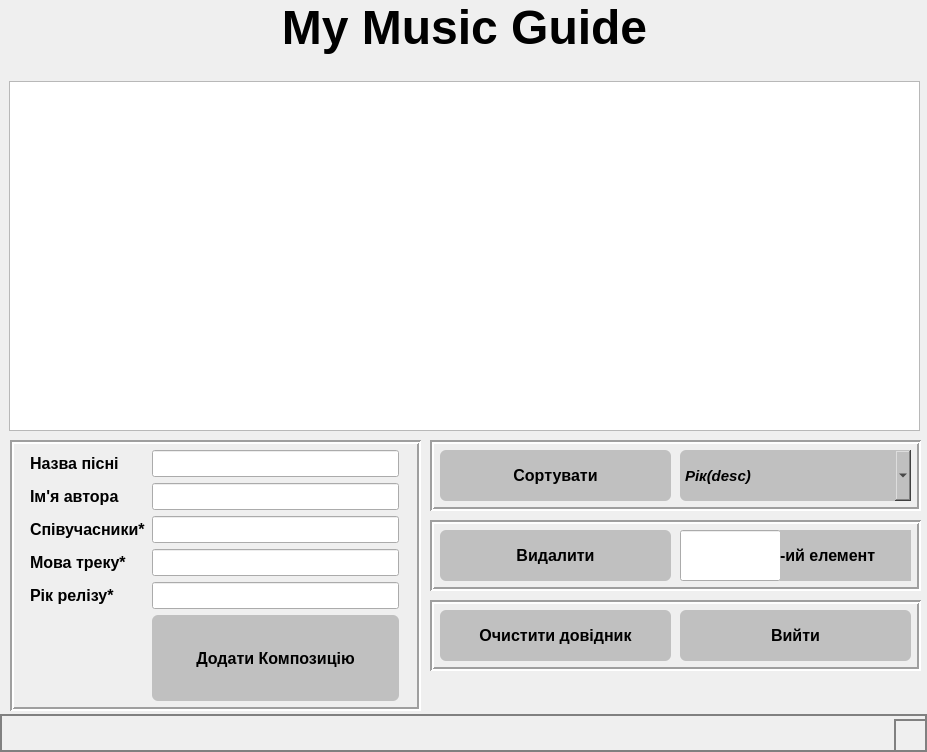
<?xml version="1.0" encoding="UTF-8"?>
<ui version="4.0">
 <class>MainWindow</class>
 <widget class="QMainWindow" name="MainWindow">
  <property name="geometry">
   <rect>
    <x>0</x>
    <y>0</y>
    <width>927</width>
    <height>752</height>
   </rect>
  </property>
  <property name="font">
   <font>
    <weight>75</weight>
    <italic>false</italic>
    <bold>true</bold>
   </font>
  </property>
  <property name="windowTitle">
   <string>My Music Guide</string>
  </property>
  <widget class="QWidget" name="centralwidget">
   <widget class="QWidget" name="verticalLayoutWidget">
    <property name="geometry">
     <rect>
      <x>9</x>
      <y>0</y>
      <width>911</width>
      <height>431</height>
     </rect>
    </property>
    <layout class="QVBoxLayout" name="verticalLayout">
     <item>
      <widget class="QLabel" name="label_header">
       <property name="font">
        <font>
         <pointsize>36</pointsize>
         <weight>75</weight>
         <italic>false</italic>
         <bold>true</bold>
        </font>
       </property>
       <property name="layoutDirection">
        <enum>Qt::LeftToRight</enum>
       </property>
       <property name="frameShape">
        <enum>QFrame::NoFrame</enum>
       </property>
       <property name="text">
        <string>My Music Guide</string>
       </property>
       <property name="alignment">
        <set>Qt::AlignCenter</set>
       </property>
      </widget>
     </item>
     <item>
      <spacer name="horizontalSpacer">
       <property name="orientation">
        <enum>Qt::Horizontal</enum>
       </property>
       <property name="sizeHint" stdset="0">
        <size>
         <width>40</width>
         <height>20</height>
        </size>
       </property>
      </spacer>
     </item>
     <item>
      <widget class="QTableView" name="tableView">
       <property name="font">
        <font>
         <pointsize>14</pointsize>
         <weight>75</weight>
         <italic>false</italic>
         <bold>true</bold>
        </font>
       </property>
       <property name="styleSheet">
        <string notr="true"/>
       </property>
       <property name="frameShadow">
        <enum>QFrame::Sunken</enum>
       </property>
      </widget>
     </item>
    </layout>
   </widget>
   <widget class="QFrame" name="frame1">
    <property name="geometry">
     <rect>
      <x>10</x>
      <y>440</y>
      <width>411</width>
      <height>271</height>
     </rect>
    </property>
    <property name="font">
     <font>
      <weight>75</weight>
      <italic>false</italic>
      <bold>true</bold>
     </font>
    </property>
    <property name="frameShape">
     <enum>QFrame::Box</enum>
    </property>
    <property name="frameShadow">
     <enum>QFrame::Sunken</enum>
    </property>
    <property name="lineWidth">
     <number>2</number>
    </property>
    <widget class="QWidget" name="formLayoutWidget">
     <property name="geometry">
      <rect>
       <x>10</x>
       <y>0</y>
       <width>404</width>
       <height>271</height>
      </rect>
     </property>
     <layout class="QFormLayout" name="formLayout">
      <property name="leftMargin">
       <number>10</number>
      </property>
      <property name="topMargin">
       <number>10</number>
      </property>
      <property name="rightMargin">
       <number>25</number>
      </property>
      <property name="bottomMargin">
       <number>10</number>
      </property>
      <item row="0" column="0">
       <widget class="QLabel" name="label_songname">
        <property name="font">
         <font>
          <pointsize>12</pointsize>
          <weight>75</weight>
          <italic>false</italic>
          <bold>true</bold>
         </font>
        </property>
        <property name="text">
         <string>Назва пісні</string>
        </property>
       </widget>
      </item>
      <item row="0" column="1">
       <widget class="QLineEdit" name="LE_songname">
        <property name="font">
         <font>
          <pointsize>12</pointsize>
          <weight>75</weight>
          <italic>false</italic>
          <bold>true</bold>
         </font>
        </property>
       </widget>
      </item>
      <item row="1" column="0">
       <widget class="QLabel" name="label_singername">
        <property name="font">
         <font>
          <pointsize>12</pointsize>
          <weight>75</weight>
          <italic>false</italic>
          <bold>true</bold>
         </font>
        </property>
        <property name="text">
         <string>Ім'я автора</string>
        </property>
       </widget>
      </item>
      <item row="1" column="1">
       <widget class="QLineEdit" name="LE_singername">
        <property name="font">
         <font>
          <pointsize>12</pointsize>
          <weight>75</weight>
          <italic>false</italic>
          <bold>true</bold>
         </font>
        </property>
       </widget>
      </item>
      <item row="2" column="0">
       <widget class="QLabel" name="label_singersfeat">
        <property name="font">
         <font>
          <pointsize>12</pointsize>
          <weight>75</weight>
          <italic>false</italic>
          <bold>true</bold>
         </font>
        </property>
        <property name="text">
         <string>Співучасники*</string>
        </property>
       </widget>
      </item>
      <item row="2" column="1">
       <widget class="QLineEdit" name="LE_singersfeat">
        <property name="font">
         <font>
          <pointsize>12</pointsize>
          <weight>75</weight>
          <italic>false</italic>
          <bold>true</bold>
         </font>
        </property>
       </widget>
      </item>
      <item row="3" column="0">
       <widget class="QLabel" name="label_songlanguage">
        <property name="font">
         <font>
          <pointsize>12</pointsize>
          <weight>75</weight>
          <italic>false</italic>
          <bold>true</bold>
         </font>
        </property>
        <property name="text">
         <string>Мова треку*</string>
        </property>
       </widget>
      </item>
      <item row="3" column="1">
       <widget class="QLineEdit" name="LE_songlanguage">
        <property name="font">
         <font>
          <pointsize>12</pointsize>
          <weight>75</weight>
          <italic>false</italic>
          <bold>true</bold>
         </font>
        </property>
       </widget>
      </item>
      <item row="4" column="0">
       <widget class="QLabel" name="label_releaseyear">
        <property name="font">
         <font>
          <pointsize>12</pointsize>
          <weight>75</weight>
          <italic>false</italic>
          <bold>true</bold>
          <underline>false</underline>
         </font>
        </property>
        <property name="text">
         <string>Рік релізу*</string>
        </property>
       </widget>
      </item>
      <item row="4" column="1">
       <widget class="QLineEdit" name="LE_releaseyear">
        <property name="font">
         <font>
          <pointsize>12</pointsize>
          <weight>75</weight>
          <italic>false</italic>
          <bold>true</bold>
         </font>
        </property>
       </widget>
      </item>
      <item row="5" column="1">
       <widget class="QPushButton" name="pb_addMusic">
        <property name="enabled">
         <bool>true</bool>
        </property>
        <property name="sizePolicy">
         <sizepolicy hsizetype="Minimum" vsizetype="Preferred">
          <horstretch>231</horstretch>
          <verstretch>51</verstretch>
         </sizepolicy>
        </property>
        <property name="font">
         <font>
          <pointsize>12</pointsize>
          <weight>75</weight>
          <italic>false</italic>
          <bold>true</bold>
         </font>
        </property>
        <property name="styleSheet">
         <string notr="true">background-color:#C0C0C0;
border-radius: 6px;</string>
        </property>
        <property name="text">
         <string>Додати Композицію</string>
        </property>
       </widget>
      </item>
     </layout>
    </widget>
   </widget>
   <widget class="QFrame" name="frame2">
    <property name="geometry">
     <rect>
      <x>430</x>
      <y>600</y>
      <width>491</width>
      <height>71</height>
     </rect>
    </property>
    <property name="font">
     <font>
      <weight>75</weight>
      <italic>false</italic>
      <bold>true</bold>
     </font>
    </property>
    <property name="frameShape">
     <enum>QFrame::Box</enum>
    </property>
    <property name="frameShadow">
     <enum>QFrame::Sunken</enum>
    </property>
    <property name="lineWidth">
     <number>2</number>
    </property>
    <widget class="QPushButton" name="pb_Exit">
     <property name="geometry">
      <rect>
       <x>250</x>
       <y>10</y>
       <width>231</width>
       <height>51</height>
      </rect>
     </property>
     <property name="font">
      <font>
       <pointsize>12</pointsize>
       <weight>75</weight>
       <italic>false</italic>
       <bold>true</bold>
      </font>
     </property>
     <property name="styleSheet">
      <string notr="true">background-color:#C0C0C0;
border-radius: 6px;</string>
     </property>
     <property name="text">
      <string>Вийти</string>
     </property>
    </widget>
    <widget class="QPushButton" name="pb_clearGuide">
     <property name="geometry">
      <rect>
       <x>10</x>
       <y>10</y>
       <width>231</width>
       <height>51</height>
      </rect>
     </property>
     <property name="font">
      <font>
       <pointsize>12</pointsize>
       <weight>75</weight>
       <italic>false</italic>
       <bold>true</bold>
      </font>
     </property>
     <property name="styleSheet">
      <string notr="true">background-color:#C0C0C0;
border-radius: 6px;</string>
     </property>
     <property name="text">
      <string>Очистити довідник</string>
     </property>
    </widget>
   </widget>
   <widget class="QFrame" name="frame3">
    <property name="geometry">
     <rect>
      <x>430</x>
      <y>440</y>
      <width>491</width>
      <height>71</height>
     </rect>
    </property>
    <property name="frameShape">
     <enum>QFrame::Box</enum>
    </property>
    <property name="frameShadow">
     <enum>QFrame::Sunken</enum>
    </property>
    <property name="lineWidth">
     <number>2</number>
    </property>
    <widget class="QPushButton" name="pb_sortGuide">
     <property name="geometry">
      <rect>
       <x>10</x>
       <y>10</y>
       <width>231</width>
       <height>51</height>
      </rect>
     </property>
     <property name="font">
      <font>
       <pointsize>12</pointsize>
       <weight>75</weight>
       <italic>false</italic>
       <bold>true</bold>
      </font>
     </property>
     <property name="styleSheet">
      <string notr="true">background-color:#C0C0C0;
border-radius: 6px;</string>
     </property>
     <property name="text">
      <string>Сортувати</string>
     </property>
    </widget>
    <widget class="QComboBox" name="cb_entersort">
     <property name="geometry">
      <rect>
       <x>250</x>
       <y>10</y>
       <width>231</width>
       <height>51</height>
      </rect>
     </property>
     <property name="font">
      <font>
       <pointsize>11</pointsize>
       <weight>75</weight>
       <italic>true</italic>
       <bold>true</bold>
      </font>
     </property>
     <property name="styleSheet">
      <string notr="true">background-color:#C0C0C0;
border-radius: 6px;</string>
     </property>
     <property name="currentText">
      <string>Рік(desc)</string>
     </property>
     <item>
      <property name="text">
       <string>Рік(desc)</string>
      </property>
     </item>
     <item>
      <property name="text">
       <string>Рік(asc)</string>
      </property>
     </item>
     <item>
      <property name="text">
       <string>Пісня(desc)</string>
      </property>
     </item>
     <item>
      <property name="text">
       <string>Пісня(asc)</string>
      </property>
     </item>
     <item>
      <property name="text">
       <string>Мова(asc)</string>
      </property>
     </item>
     <item>
      <property name="text">
       <string>Мова(desc)</string>
      </property>
     </item>
     <item>
      <property name="text">
       <string>Автор(asc)</string>
      </property>
     </item>
     <item>
      <property name="text">
       <string>Автор(desc)</string>
      </property>
     </item>
    </widget>
   </widget>
   <widget class="QFrame" name="frame4">
    <property name="geometry">
     <rect>
      <x>430</x>
      <y>520</y>
      <width>491</width>
      <height>71</height>
     </rect>
    </property>
    <property name="frameShape">
     <enum>QFrame::Box</enum>
    </property>
    <property name="frameShadow">
     <enum>QFrame::Sunken</enum>
    </property>
    <property name="lineWidth">
     <number>2</number>
    </property>
    <widget class="QPushButton" name="pb_delElement">
     <property name="geometry">
      <rect>
       <x>10</x>
       <y>10</y>
       <width>231</width>
       <height>51</height>
      </rect>
     </property>
     <property name="font">
      <font>
       <pointsize>12</pointsize>
       <weight>75</weight>
       <italic>false</italic>
       <bold>true</bold>
      </font>
     </property>
     <property name="styleSheet">
      <string notr="true">background-color:#C0C0C0;
border-radius: 6px;</string>
     </property>
     <property name="text">
      <string>Видалити</string>
     </property>
    </widget>
    <widget class="QLineEdit" name="LE_delement">
     <property name="geometry">
      <rect>
       <x>250</x>
       <y>10</y>
       <width>101</width>
       <height>51</height>
      </rect>
     </property>
     <property name="font">
      <font>
       <pointsize>12</pointsize>
       <weight>75</weight>
       <italic>false</italic>
       <bold>true</bold>
      </font>
     </property>
    </widget>
    <widget class="QLabel" name="label_delement">
     <property name="geometry">
      <rect>
       <x>350</x>
       <y>10</y>
       <width>131</width>
       <height>51</height>
      </rect>
     </property>
     <property name="font">
      <font>
       <pointsize>12</pointsize>
       <weight>75</weight>
       <italic>false</italic>
       <bold>true</bold>
      </font>
     </property>
     <property name="styleSheet">
      <string notr="true">background-color:#C0C0C0;</string>
     </property>
     <property name="text">
      <string>-ий елемент</string>
     </property>
    </widget>
   </widget>
  </widget>
  <widget class="QMenuBar" name="menubar">
   <property name="geometry">
    <rect>
     <x>0</x>
     <y>0</y>
     <width>927</width>
     <height>26</height>
    </rect>
   </property>
  </widget>
  <widget class="QStatusBar" name="statusbar">
   <property name="font">
    <font>
     <weight>75</weight>
     <italic>true</italic>
     <bold>true</bold>
    </font>
   </property>
   <property name="styleSheet">
    <string notr="true">margin-right: 0px; 
padding: 6px; 
border: 2px solid grey;</string>
   </property>
  </widget>
 </widget>
 <resources/>
 <connections/>
</ui>
